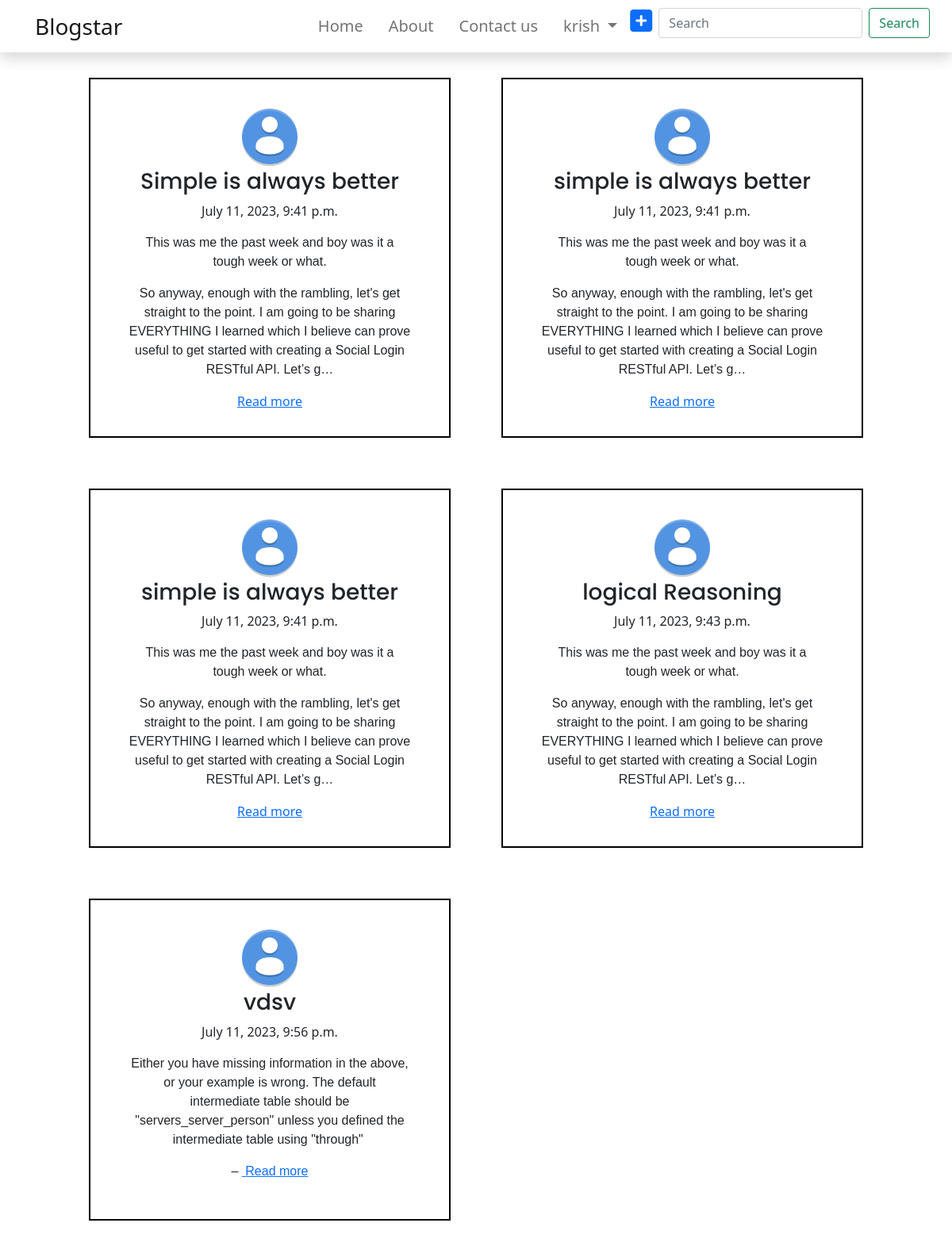
The app's page / (signed in) with its own data.
### blog/models.py (models this page shows, shortened)
class Blog(models.Model):
    TAGS_CHOICES = (
        ('Film & Animation', 'Film & Animation'),
        ('Autos & Vehicles','Autos & Vehicles'),
        ('Music','Music'),
        ('Pets & Animals','Pets & Animals'),
        ('Sports','Sports'),
        ('Travel & Events','Travel & Events'),
        ('Gaming','Gaming'),
        ('People & Blogs','People & Blogs'),
        ('Comedy','Comedy'),
        ('Entertainment','Entertainment'),
        ('News & Politics','News & Politics'),
        ('Howto & Style','Howto & Style'),
        ('Education','Education'),
        ('Science & Technology','Science & Technology'),
        ('Nonprofits & Activism','Nonprofits & Activism')
    )
    sno = models.AutoField(primary_key=True)
    user = models.CharField(max_length=50, blank=True)
    Title = models.CharField(max_length=50)
    content = RichTextField(blank=True, null=True)
    Time = models.DateTimeField(default=datetime.now)
    Tag = models.CharField(max_length=50, choices=TAGS_CHOICES, default='Web_Development')

### home/views.py (the view)
# urls.py: path('',views.index,name='index'),
def index(request):
    if request.user.is_authenticated:
        post = Blog.objects.all()
        context = {'allposts' : post}
        return render(request, 'blog.html',context)
    return render(request, 'home/index.html')

### blog/templates/blog.html (shortened to what this page needs)
{% extends 'base.html' %}
{% load static %}
{% block search %}
{% if request.user.is_authenticated %}
<a href="{% url 'create' %}" style="text-decoration: none;"><i class="fa-solid fa-square-plus fs-2"></i></a>
<li class="nav-item mx-2">
  <form action="{% url 'search' %}" method="get" class=" d-flex">
    <input class="form-control me-2" type="search" placeholder="Search" aria-label="Search" name="query">
    <button class="btn btn-outline-success" type="submit">Search</button>
  </form>
</li>
{% endif %}
{% endblock search %}
{% block body %}
<div class="grid">
  {% for post in allposts %}
  <div class="grid-item">
    <div class="grid-item-head">
      <div class="grid-img">
        <img src="{% static 'profile.png' %}" alt="">
      </div>
      <h3>{{ post.Title }}</h3>
    </div>
    <p>{{post.Time}}</p>
    <div class="grid-item-body">
      {{post.content |safe| truncatechars:300}}
    </div>
    <div class="grid-end">
      <a href="{% url 'blogPost' user=post.user pid=post.sno %}">Read more</a>
    </div>
  </div>
  {% endfor %}
</div>
{% endblock body %}

### home/templates/base.html (shortened to what this page needs)
{% load static %}
<!DOCTYPE html>
<html lang="en">
<head>
  <link href="https://cdn.jsdelivr.net/npm/bootstrap@5.1.3/dist/css/bootstrap.min.css" rel="stylesheet"
>
  <link rel="stylesheet" type="text/css" href="{% static 'owl.theme.default.min.css'%}">
  <link rel="stylesheet" href="{% static 'b.css' %}">
</head>
<body>
  <nav class="navbar navbar-expand-lg navbar-light shadow p-2">
    <div class="container-fluid">
      {% if request.user.is_authenticated %}
      <a class="navbar-brand px-4 py-1 fs-3 color" href="{% url 'blogHome' %}">Blogstar</a>
      {% else %}
      <a class="navbar-brand px-4 py-1 fs-3 color" href="/">Blogstar</a>
      {% endif %}
      <div class="collapse navbar-collapse" id="navbarSupportedContent">
        <ul class="navbar-nav  ms-auto ">
          {% if request.user.is_authenticated %}
          <li class="nav-item mx-2">
            <a class="nav-link fs-5 ppp " aria-current="page" href="/bloghome">Home</a>
          </li>
          {% else %}
          <li class="nav-item mx-2">
            <a class="nav-link fs-5 ppp " aria-current="page" href="/">Home</a>
          </li>
          {% endif %}
          <li class="nav-item mx-2">
            <a class="nav-link fs-5 ppp" href="#">About</a>
          </li>
          <li class="nav-item mx-2">
            <a class="nav-link fs-5 ppp" href="{% url 'contact' %}">Contact us</a>
          </li>
          {% if request.user.is_authenticated %}
          <li class="nav-item mx-2">
            <div class="dropdown">
              <a class="nav-link fs-5 ppp dropdown-toggle" id="dropdownMenuButton1" data-bs-toggle="dropdown"
                aria-expanded="false">
                {{request.user}}
              </a>
            </div>
          </li>
          {% else %}
          <li class="nav-item mx-2">
            <a class="nav-link fs-5 ppp" href="#" name="login" data-bs-toggle="modal"
              data-bs-target="#SigninModal">login</a>
          </li>
          {% endif %}
          {% block search %}
          {% endblock search %}
        </ul>
      </div>
    </div>
  </nav>
  {% block body %}
  {% endblock body %}
</body>
</html>

### blog/templates/blog.html (style rules this page uses)
.grid { display: grid; grid-template-columns: 1fr 1fr; padding: 0 5rem; }
.grid-item { padding: 2rem 3rem; margin: 2rem; border: 2px solid black; text-align: center; }
.grid-item-head { font-family: 'Poppins', sans-serif; text-align: center; }
.grid-item-body { text-align: center; font-family: sans-serif; font-size: 1rem; }
img { height: 5rem; }
.grid-img { display: flex; justify-content: center; }

### records on screen
Blog: Title "Simple is always better", Time "July 11, 2023, 9:41 p.m.", content "This was me the past week and boy was it a tough week or what. So anyway, enough with the rambling, let's get straight to the point. I am going to be sharing EVERYTHING I learned which I believe can prove useful to get started with creating a Social Login RESTful API. Let’s g…"
Blog: Title "simple is always better", Time "July 11, 2023, 9:41 p.m.", content "This was me the past week and boy was it a tough week or what. So anyway, enough with the rambling, let's get straight to the point. I am going to be sharing EVERYTHING I learned which I believe can prove useful to get started with creating a Social Login RESTful API. Let’s g…"
Blog: Title "simple is always better", Time "July 11, 2023, 9:41 p.m.", content "This was me the past week and boy was it a tough week or what. So anyway, enough with the rambling, let's get straight to the point. I am going to be sharing EVERYTHING I learned which I believe can prove useful to get started with creating a Social Login RESTful API. Let’s g…"
Blog: Title "logical Reasoning", Time "July 11, 2023, 9:43 p.m.", content "This was me the past week and boy was it a tough week or what. So anyway, enough with the rambling, let's get straight to the point. I am going to be sharing EVERYTHING I learned which I believe can prove useful to get started with creating a Social Login RESTful API. Let’s g…"
Blog: Title "vdsv", Time "July 11, 2023, 9:56 p.m.", content "Either you have missing information in the above, or your example is wrong. The default intermediate table should be \"servers_server_person\" unless you defined the intermediate table using \"through\" –"

### other values on screen
{{ request.user }} "krish"
